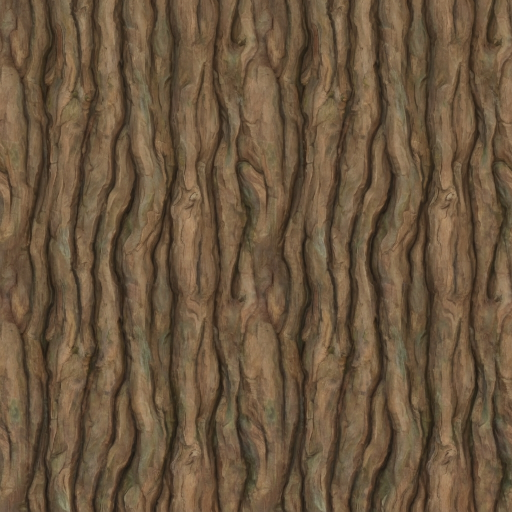
#> input picture art/src/gemini/tex_bark.jpg, 1024 x 1024 px, given in place of tex_stone.jpg, which was not available (shown at 1/2 size)
$ python process_gemini_tex.py
#> lines starting #> are read from the running program, lines starting #| are printed output that depends on the picture
# -*- coding: utf-8 -*-
"""
Gemini で描いた質感の絵（art/src/gemini/tex_*.jpg）を、ゲームのテクスチャにする。

  *_a.jpg  色（各色の平均を 0.5 にそろえる → ゲームでは場所・材質の色に ×2 してかける）
  *_n.jpg  凹凸（明るさを高さとみなして法線にする）
  *_m.jpg  R = くぼみの陰（AO）、G = 粗さ

つなぎ目：左右・上下のふちの差が大きいときだけ、半分ずらした絵と中央でまぜて消す。
葉の房（leaves.jpg）はマゼンタの背景を抜いて、2×2 の葉のアトラス（PNG）にする。
  python scripts/process_gemini_tex.py
"""
import os
import numpy as np
from PIL import Image, ImageFilter

ROOT = os.path.dirname(os.path.dirname(os.path.abspath(__file__)))
SRC = os.path.join(ROOT, 'art', 'src', 'gemini')
OUT = os.path.join(ROOT, 'public', 'assets', 'tex')
N = 1024

# 出力名: (元の絵, 凹凸の強さ, 陰の強さ, 粗さの基準)
JOBS = {
    # 建物（surfaces.js）
    'stone': ('tex_stone', 7.0, 1.0, 0.85),
    'plaster': ('tex_plaster', 4.0, 0.7, 0.9),
    'wood': ('tex_wood', 4.0, 0.7, 0.75),
    'planks': ('tex_planks', 5.0, 0.9, 0.7),
    'roof': ('tex_roof', 8.0, 1.0, 0.8),
    'rock': ('tex_rock', 8.0, 1.0, 0.9),
    'flagstone': ('tex_cobble', 8.0, 1.0, 0.85),
    'tiles': ('tex_tiles', 4.0, 0.6, 0.45),
    'fabric': ('tex_carpet', 2.5, 0.6, 0.95),
    # 地面（terrain.js）
    'g_grass': ('tex_grass', 3.0, 0.6, 0.95),
    'g_grass2': ('tex_grass2', 3.0, 0.6, 0.95),
    'g_dirt': ('tex_dirt', 4.0, 0.7, 0.95),
    'g_sand': ('tex_sand', 2.5, 0.5, 0.95),
    'g_snow': ('tex_snow', 3.0, 0.5, 0.8),
    'g_lava': ('tex_lava', 6.0, 0.9, 0.85),
    'bark': ('tex_bark', 6.0, 0.9, 0.9),
}


# 出力名: (大きなむらを取る強さ, 明るさの差の強さ, 色の差を残す割合)
OPT = {
    'plaster': (1.0, 0.45, 0.2),
    'fabric': (0.85, 0.45, 0.3),
    'tiles': (0.6, 0.8, 0.3),
    'g_grass': (1.0, 0.9, 0.25),
    'g_grass2': (1.0, 0.9, 0.25),
    'g_snow': (1.0, 0.8, 0.3),
    'g_sand': (1.0, 0.9, 0.3),
    'g_dirt': (1.0, 0.9, 0.3),
}


def load(name):
    im = Image.open(os.path.join(SRC, name + '.jpg')).convert('RGB')
    w, h = im.size
    s = min(w, h)
    im = im.crop(((w - s) // 2, (h - s) // 2, (w - s) // 2 + s, (h - s) // 2 + s)).resize((N, N), Image.LANCZOS)
    # 光の量（リニア）で計算する
    return (np.asarray(im).astype(np.float32) / 255.0) ** 2.2


def seam_score(a):
    """ふちの差 ÷ となりあう画素の差（1 くらいならつなぎ目は目立たない）"""
    inner = np.mean(np.abs(a[:, 1:] - a[:, :-1])) + np.mean(np.abs(a[1:] - a[:-1]))
    edge = np.mean(np.abs(a[:, 0] - a[:, -1])) + np.mean(np.abs(a[0] - a[-1]))
    return edge / max(inner, 1e-6)


def make_tileable(a):
    """半分ずらした絵と、中央ほど元の絵・ふちほどずらした絵になるようにまぜる"""
    r = np.roll(np.roll(a, N // 2, 0), N // 2, 1)
    t = np.linspace(-1, 1, N)
    X, Y = np.meshgrid(t, t)
    d = np.maximum(np.abs(X), np.abs(Y))
    w = np.clip((0.92 - d) / 0.35, 0, 1)
    w = w * w * (3 - 2 * w)
    return a * w[..., None] + r * (1 - w[..., None])


def lum(a):
    return a[..., 0] * 0.299 + a[..., 1] * 0.587 + a[..., 2] * 0.114


def blur(x, s):
    im = Image.fromarray(np.clip(x * 255, 0, 255).astype(np.uint8))
    # 端をまたいでぼかすため、3×3 に並べてからぼかして中央を切り出す
    big = Image.new('L', (N * 3, N * 3))
    for i in range(3):
        for j in range(3):
            big.paste(im, (i * N, j * N))
    big = big.filter(ImageFilter.GaussianBlur(s))
    return np.asarray(big.crop((N, N, 2 * N, 2 * N))).astype(np.float32) / 255.0


def normal_from_height(h, strength):
    dx = (np.roll(h, -1, 1) - np.roll(h, 1, 1)) * strength
    dy = (np.roll(h, -1, 0) - np.roll(h, 1, 0)) * strength
    n = np.stack([-dx, dy, np.ones_like(h)], -1)
    n /= np.linalg.norm(n, axis=-1, keepdims=True)
    return n * 0.5 + 0.5


def save(name, arr, q=92):
    im = Image.fromarray(np.clip(arr * 255 + 0.5, 0, 255).astype(np.uint8))
    im.save(os.path.join(OUT, name + '.jpg'), quality=q, subsampling=0)
    os.makedirs(os.path.join(OUT, 'lo'), exist_ok=True)
    im.resize((N // 2, N // 2), Image.LANCZOS).save(os.path.join(OUT, 'lo', name + '.jpg'), quality=90, subsampling=0)


def process(out, src, nstr, aostr, rough):
    a = load(src)
    sc = seam_score(a)
    if sc > 1.6:
        a = make_tileable(a)
    # 色：大きな明るさのむら（くり返しが目立つ）を取ってから、明るさの変化を主に、色の変化は少しだけ残す
    flat, contrast, chroma = OPT.get(out, (0.85, 1.0, 0.3))
    L = lum(a)
    low = blur(L, 40)
    a = a * ((np.mean(L) / np.maximum(low, 0.02)) ** flat)[..., None]
    mean = np.maximum(a.reshape(-1, 3).mean(0), 1e-3)
    ratio = a / mean
    lr = lum(a) / max(lum(mean[None, None, :])[0, 0], 1e-3)
    lr = 1.0 + (lr - 1.0) * contrast
    alb = 0.5 * (lr[..., None] + chroma * (ratio - (lum(a) / max(lum(mean[None, None, :])[0, 0], 1e-3))[..., None]))
    # 高さ：明るさ（細かいところ）
    h = lum(a) ** (1 / 2.2)
    h = h - blur(h, 24) * 0.85
    h = (h - h.min()) / max(h.max() - h.min(), 1e-6)
    hs = blur(h, 1.2)
    nrm = normal_from_height(hs, nstr)
    cav = np.clip(1.0 - (blur(hs, 6) - hs) * 3.0 * aostr, 0.35, 1.0)
    ao = cav ** 1.2
    rg = np.clip(rough - (hs - 0.5) * 0.15, 0.3, 1.0)
    m = np.stack([ao, rg, np.zeros_like(ao)], -1)
    save(out + '_a', np.clip(alb, 0, 1) ** (1 / 2.2))     # sRGB で保存（ゲームで読むとリニアで平均 0.5）
    save(out + '_n', nrm)
    save(out + '_m', m)
    print(f'{out:10s} <- {src:12s} seam {sc:.2f}{" (tiled)" if sc > 1.6 else ""}')


def leaves():
    im = Image.open(os.path.join(SRC, 'leaves.jpg')).convert('RGB')
    a = np.asarray(im).astype(np.float32) / 255.0
    # マゼンタ（赤と青が強く緑が弱い）を背景とみなす
    mag = np.clip(((np.minimum(a[..., 0], a[..., 2]) - a[..., 1]) - 0.25) / 0.25, 0, 1)
    alpha = 1.0 - mag
    # ふちのマゼンタのにじみを緑に寄せる
    rgb = a.copy()
    spill = np.clip(np.minimum(a[..., 0], a[..., 2]) - a[..., 1], 0, 1)
    rgb[..., 0] -= spill * 0.6
    rgb[..., 2] -= spill * 0.9
    H, W = alpha.shape
    tiles = []
    for (y0, y1) in ((0, H // 2), (H // 2, H)):
        for (x0, x1) in ((0, W // 2), (W // 2, W)):
            al = alpha[y0:y1, x0:x1]
            ys, xs = np.where(al > 0.5)
            cy, cx = (ys.min() + ys.max()) // 2, (xs.min() + xs.max()) // 2
            r = int(max(ys.max() - ys.min(), xs.max() - xs.min()) * 0.52)
            sub = np.concatenate([rgb[y0:y1, x0:x1], al[..., None]], -1)
            pad = np.zeros((sub.shape[0] + 2 * r, sub.shape[1] + 2 * r, 4), np.float32)
            pad[r:r + sub.shape[0], r:r + sub.shape[1]] = sub
            crop = pad[cy:cy + 2 * r, cx:cx + 2 * r]
            tiles.append(Image.fromarray(np.clip(crop * 255, 0, 255).astype(np.uint8), 'RGBA').resize((512, 512), Image.LANCZOS))
    atlas = Image.new('RGBA', (1024, 1024))
    for k, t in enumerate(tiles):
        atlas.paste(t, ((k % 2) * 512, (k // 2) * 512))
    atlas.save(os.path.join(OUT, 'leaves.png'))
    print('leaves.png (2x2)')


if __name__ == '__main__':
    os.makedirs(OUT, exist_ok=True)
    for out, (src, nstr, aostr, rough) in JOBS.items():
        process(out, src, nstr, aostr, rough)
#> in load, im is the input picture: PIL image 1024x1024 RGB; mean R, G, B 107.1, 85.8, 62.1
#> in load, `return (np.asarray(im).astype(np.float32) / 255.0) ** 2.2`:
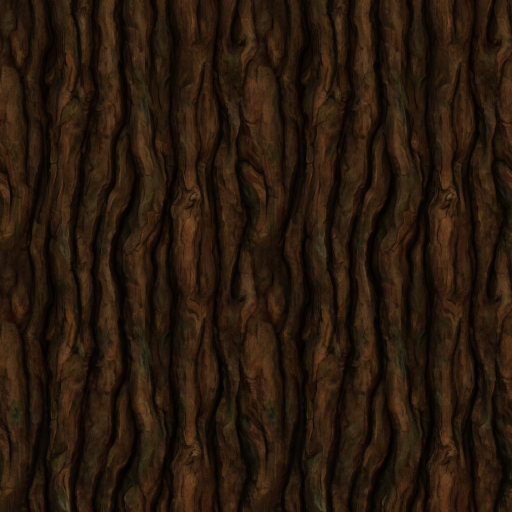
#> returned value: shape (1024, 1024, 3) float32 (shown at 1/2 size); mean of channels 0, 1, 2 0.16, 0.0995, 0.0497; drawn as R, G, B
#> in seam_score, `inner = np.mean(np.abs(a[:, 1:] - a[:, :-1])) + np.mean(np.abs(a[1:] -..`: inner = 0.0194
#> in seam_score, `edge = np.mean(np.abs(a[:, 0] - a[:, -1])) + np.mean(np.abs(a[0] - a[-..`: edge = 0.0493
#> in process, `sc = seam_score(a)`: sc = 2.54
#> in blur, `big = Image.new('L', (N * 3, N * 3))`: big: PIL image 3072x3072 L; every value is 0
#> in blur, `return np.asarray(big.crop((N, N, 2 * N, 2 * N))).astype(np.float32) /..`:
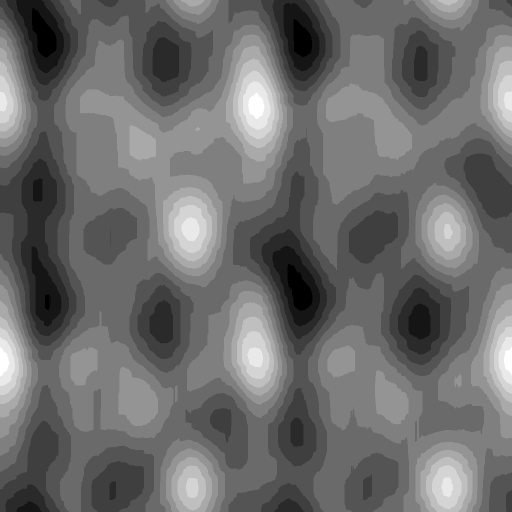
#> returned value: shape (1024, 1024) float32 (shown at 1/2 size); min 0.0902, max 0.137, mean 0.11; drawn with min black and max white
#> in process, `mean = np.maximum(a.reshape(-1, 3).mean(0), 1e-3)`: mean = [0.162, 0.101, 0.0503]
#> call 2 of blur, with s = 24
#> after the loop in blur (call 2), `for i in range(3):`:
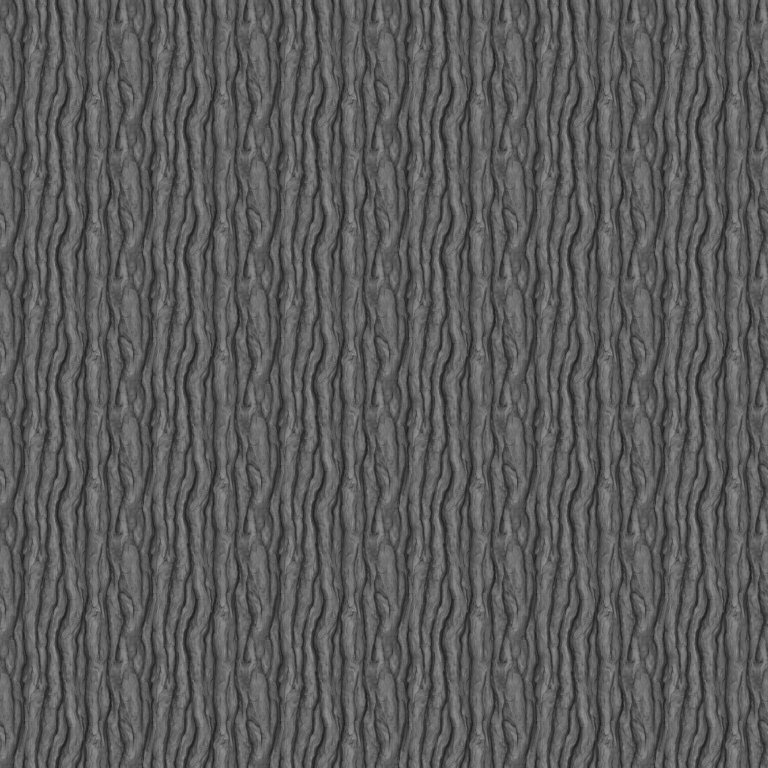
#> big: PIL image 3072x3072 L (shown at 1/4 size); min 24, max 154, mean 90.9
#> call 3 of blur, with s = 1.2
#> after the loop in blur (call 3), `for i in range(3):`:
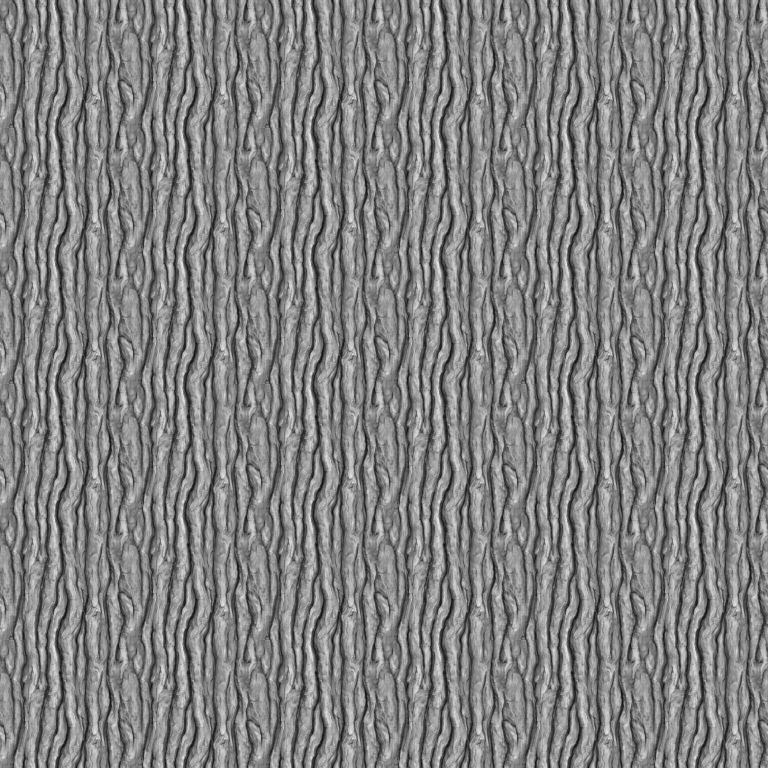
#> big: PIL image 3072x3072 L (shown at 1/4 size); min 0, max 255, mean 128.9
#> in save, `im.resize((N // 2, N // 2), Image.LANCZOS).save(os.path.join(OUT, 'lo'..`:
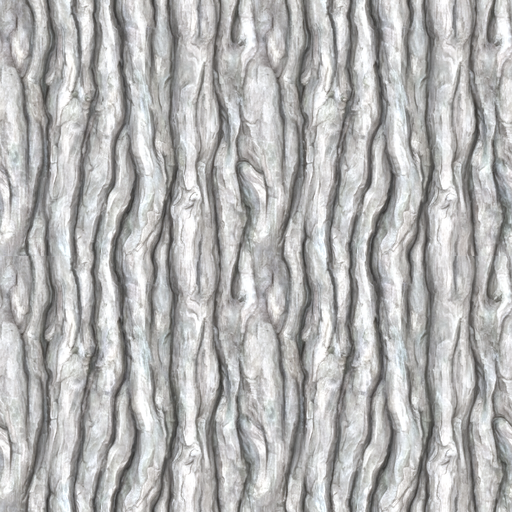
#> saved as stone_a.jpg: PIL image 512x512 RGB; mean R, G, B 179.3, 179, 178.6
#> call 2 of save, with name = 'stone_n', q = 92
#> in save (call 2), `im.resize((N // 2, N // 2), Image.LANCZOS).save(os.path.join(OUT, 'lo'..`:
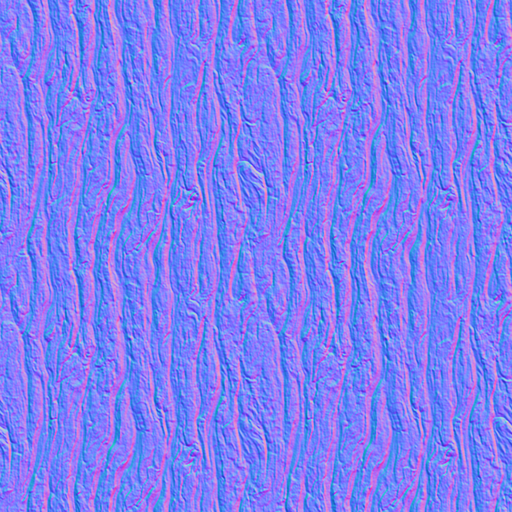
#> saved as stone_n.jpg: PIL image 512x512 RGB; mean R, G, B 127.3, 127.6, 244.6
#> call 3 of save, with name = 'stone_m', q = 92
#> in save (call 3), `im.resize((N // 2, N // 2), Image.LANCZOS).save(os.path.join(OUT, 'lo'..`:
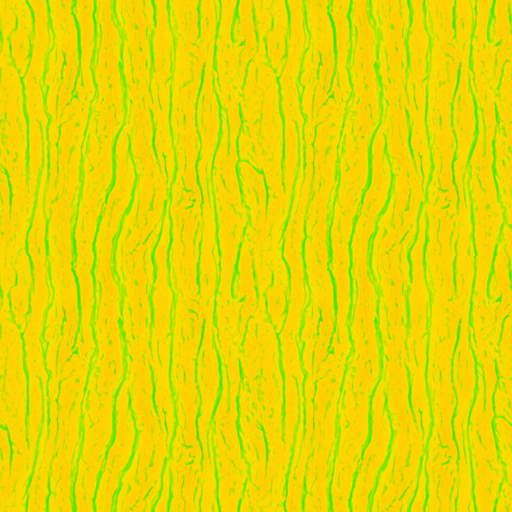
#> saved as stone_m.jpg: PIL image 512x512 RGB; mean R, G, B 229.1, 216.5, 0
#| stone      <- tex_stone    seam 2.54 (tiled)
#> pass 2 of the loop `for out, (src, nstr, aostr, rough) in JOBS.items():`:
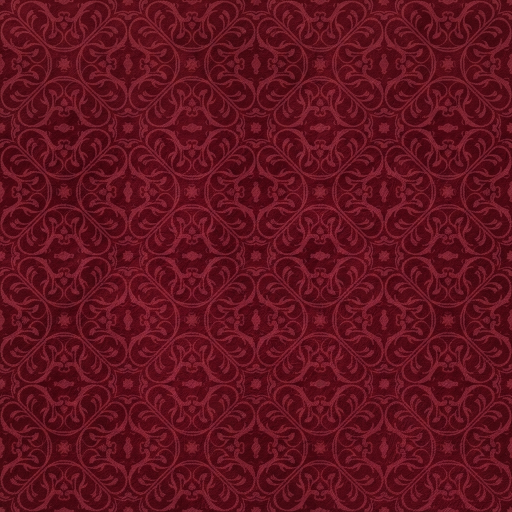
#> input picture art/src/gemini/tex_carpet.jpg, 1024 x 1024 px, given in place of tex_plaster.jpg, which was not available (shown at 1/2 size)
#> in load, im is the input picture: PIL image 1024x1024 RGB; mean R, G, B 96.2, 18.8, 30.6
#> in load (call 2), `return (np.asarray(im).astype(np.float32) / 255.0) ** 2.2`:
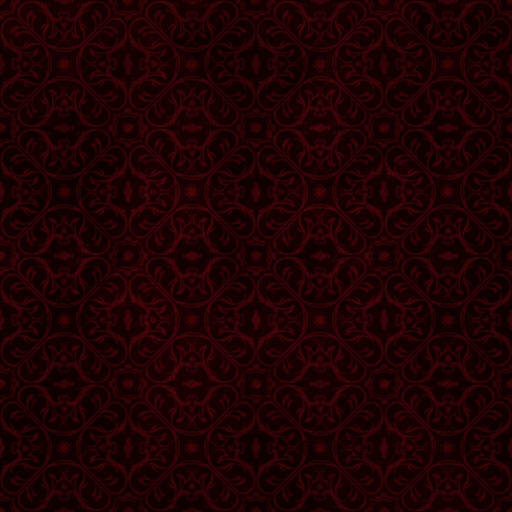
#> returned value: shape (1024, 1024, 3) float32 (shown at 1/2 size); mean of channels 0, 1, 2 0.124, 0.00534, 0.0122; drawn as R, G, B
#| plaster    <- tex_plaster  seam 1.00
#> (the run stopped early here; a loop or call above may not have finished)
